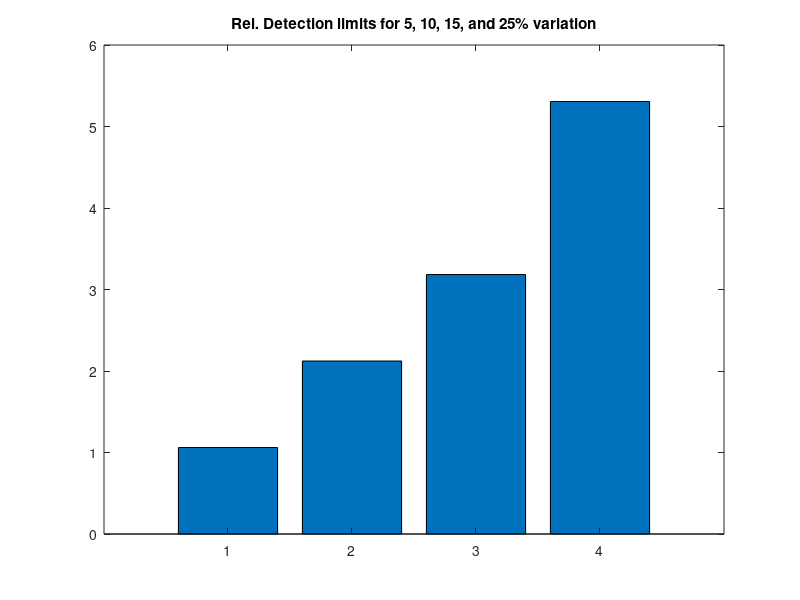

MATLAB code for this plot: (Note: this script raises an error after producing the figure.)
clear all
close all
%Same model function as in Figure 1A
% estimation of signal R needed to create 95% accuracy in signal
% transmission; accuracy of 95% accuracy=.05; var 7 or 15 %, .07 or .15;
% NumberSignalingComponents is 10 in the Pathway in Figure1A
% Factor of 2 is because the assumption is for same variation in basal
% and stimulated state

%CDF=1/2*(1+erf(x/CV/sqrt(2))  cummulative distribution function and erf
%erfinv(2*CDF-1)=x/CV/sqrt(2)  to integrate a one-sided 5% tail one has to
%take erfinv(.9), the CV that gives this tail is then relative
%1/erfinv(.9)/sqrt(2), about 0.6
%if there are ten random variables in the system and the tail should be at
%an R0 2-fold stimulus,
%the corresponding R0=exp(sqrt(10)*erfinv(.9)*sqrt(2)*CV)
% x=3:.5:45;
NumberSignalingComponents=10;
y0=exp(norminv(.95)*.05*sqrt(10)*sqrt(2)*2);
yy(1)=y0;

y0=exp(norminv(.95)*.1*sqrt(10)*sqrt(2)*2);
yy(2)=y0;

y0=exp(norminv(.95)*.15*sqrt(10)*sqrt(2)*2);
yy(3)=y0;

y0=exp(norminv(.95)*.25*sqrt(10)*sqrt(2)*2);
yy(4)=y0;

figure,bar(log2(yy))
title('Rel. Detection limits for 5, 10, 15, and 25% variation')

R0=yy(2);

int=.5; %interval used for histogram plots
tspan = [0:15]; % time is in hours
y0 = [1 1 1 1 1]; % initial values
errv=0.15;
for j=1:15000
    for i=1:2
        if i==1
            R=1;
        elseif i==2
            R=R0;
        end
        e(1:10)=exp(randn(10,1)*errv); %Uncorreated equally strong variation
        [t,y] = ode45(@(t,y) vd(t,y,R,e), tspan,y0);
        VV(j,i)=y(end,5);
    end
end

for i=1:2
    [p x]=hist(log2(VV(:,i)),-2.5:.1:5);
    P(1:length(x),i)=p;
end
figure,plot(x,P(:,1),'b-')
hold on, plot(x,P(:,2),'r-')
axis([-2.5 5 0 max(P(:))*1.1])
line([log2(R)/2 log2(R)/2],[0 2000],'LineStyle','--')

title(['Histogram for R=1 vs R=2.83; Detection limit at 10%'])
sum(log2(VV(:,1))>log2(yy(2))/2)/ length(VV(:,1))
sum(log2(VV(:,2))<log2(yy(2))/2)/ length(VV(:,2))

function dydt = vd(t,y,R,e)
dydt = zeros(5,1);    % a column vector
dydt(1)=R*e(1)-e(2)*y(1);
dydt(2)=e(3)*y(1)-e(4)*y(2);
dydt(3)=e(5)*y(2)-e(6)*y(3);
dydt(4)=e(7)*y(3)-e(8)*y(4);
dydt(5)=e(9)*y(4)-e(10)*y(5);
end
